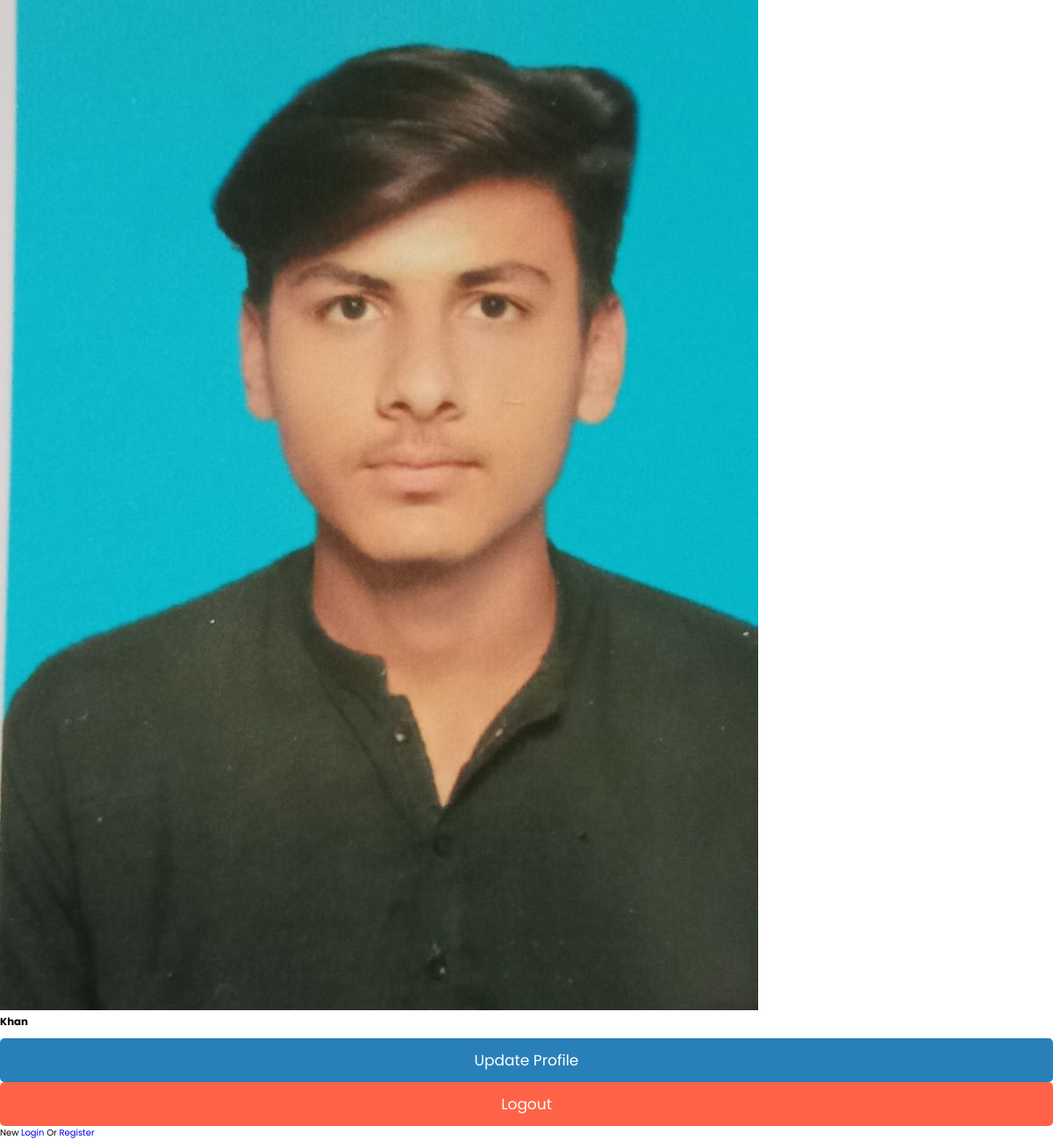
/admin_panel/home.php (signed in), run on the app's committed database.
### tables this page shows
CREATE TABLE `user_form` (
  `id` int(100) NOT NULL,
  `name` varchar(100) NOT NULL,
  `email` varchar(100) NOT NULL,
  `password` varchar(100) NOT NULL,
  `image` varchar(100) NOT NULL
);

### admin_panel/home.php (the view, shortened to what this page needs)
<?php
include 'config.php';
$user_id = $_SESSION['user_id'];
?>
<!DOCTYPE html>
<html lang="en">
<head>
    <link rel="stylesheet" href="css/style.css">
</head>
<body>
<div class="container">
   <div class="profile">
      <?php
         $select = mysqli_query($conn, "SELECT * FROM `user_form` WHERE id = '$user_id'") or die('query failed');
         if(mysqli_num_rows($select) > 0){
            $fetch = mysqli_fetch_assoc($select);
         }
         if($fetch['image'] == ''){
            echo '<img src="images/default-avatar.png">';
         }else{
            echo '<img src="uploaded_img/'.$fetch['image'].'">';
         }
      ?>
      <h3><?php echo $fetch['name']; ?></h3>
      <a href="update_profile.php" class="btn">update profile</a>
      <a href="home.php?logout=<?php echo $user_id; ?>" class="delete-btn">logout</a>
      <p>new <a href="login.php">login</a> or <a href="register.php">register</a></p>
   </div>
</div>
</body>
</html>

### admin_panel/css/style.css (style rules this page uses)
:root { --blue:#2980b9; --red:tomato; --orange:orange; --black:#333; --white:#fff; --bg-color:#eee; --dark-bg:rgba(0,0,0,.7); --box-shadow:0 .5rem 1rem rgba(0,0,0,.1); --border:.1rem solid #999; }
* { font-family: 'Poppins', sans-serif; margin:0; padding:0; box-sizing: border-box; outline: none; border:none; text-decoration: none; text-transform: capitalize; }
html { font-size: 62.5%; overflow-x: hidden; }
.container { max-width: 1200px; margin:0 auto; }
.btn, .option-btn, .delete-btn { display: block; width: 100%; text-align: center; background-color: var(--blue); color:var(--white); font-size: 1.7rem; padding:1.2rem 3rem; border-radius: .5rem; cursor: pointer; margin-top: 1rem; }
.delete-btn { margin-top: 0; background-color: var(--red); }

### data on the page
user_form: image (picture), name "Khan"
